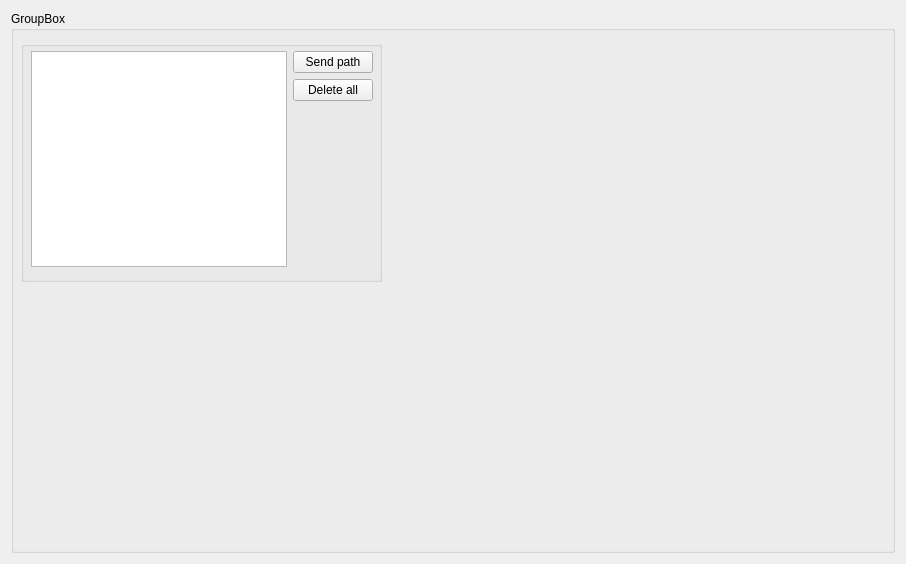
<?xml version="1.0" encoding="UTF-8"?>
<ui version="4.0">
 <class>Form</class>
 <widget class="QWidget" name="Form">
  <property name="geometry">
   <rect>
    <x>0</x>
    <y>0</y>
    <width>906</width>
    <height>564</height>
   </rect>
  </property>
  <property name="windowTitle">
   <string>Form</string>
  </property>
  <layout class="QHBoxLayout" name="horizontalLayout">
   <item>
    <widget class="QGroupBox" name="groupBox">
     <property name="title">
      <string>GroupBox</string>
     </property>
     <widget class="QGroupBox" name="groupBox_3">
      <property name="geometry">
       <rect>
        <x>10</x>
        <y>30</y>
        <width>361</width>
        <height>241</height>
       </rect>
      </property>
      <property name="title">
       <string/>
      </property>
      <widget class="QWidget" name="">
       <property name="geometry">
        <rect>
         <x>10</x>
         <y>10</y>
         <width>342</width>
         <height>216</height>
        </rect>
       </property>
       <layout class="QGridLayout" name="gridLayout">
        <item row="0" column="1">
         <widget class="QPushButton" name="pushButton">
          <property name="text">
           <string>Send path</string>
          </property>
         </widget>
        </item>
        <item row="1" column="1">
         <widget class="QPushButton" name="pushButton_2">
          <property name="text">
           <string>Delete all</string>
          </property>
         </widget>
        </item>
        <item row="0" column="0" rowspan="3">
         <widget class="QGraphicsView" name="graphicsView"/>
        </item>
       </layout>
      </widget>
     </widget>
    </widget>
   </item>
  </layout>
 </widget>
 <resources/>
 <connections/>
</ui>
